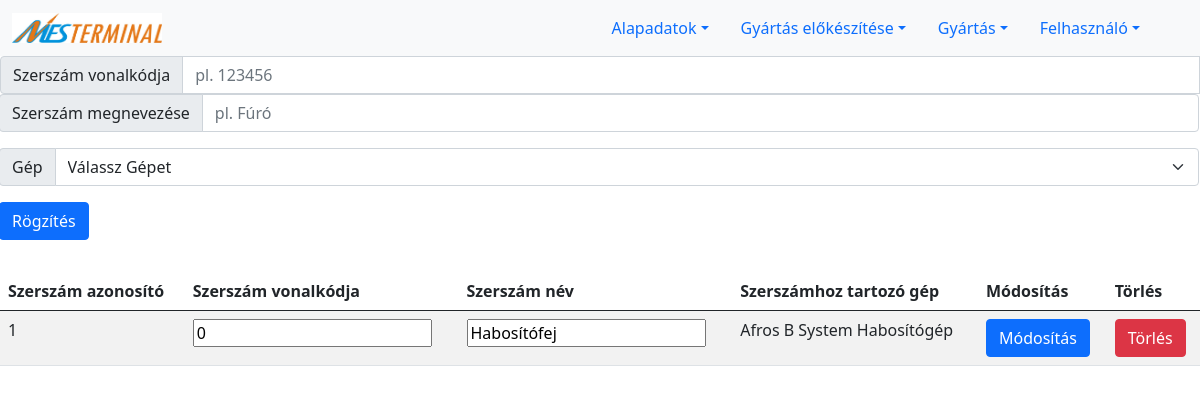
Page /tool.php on the earlier database version.
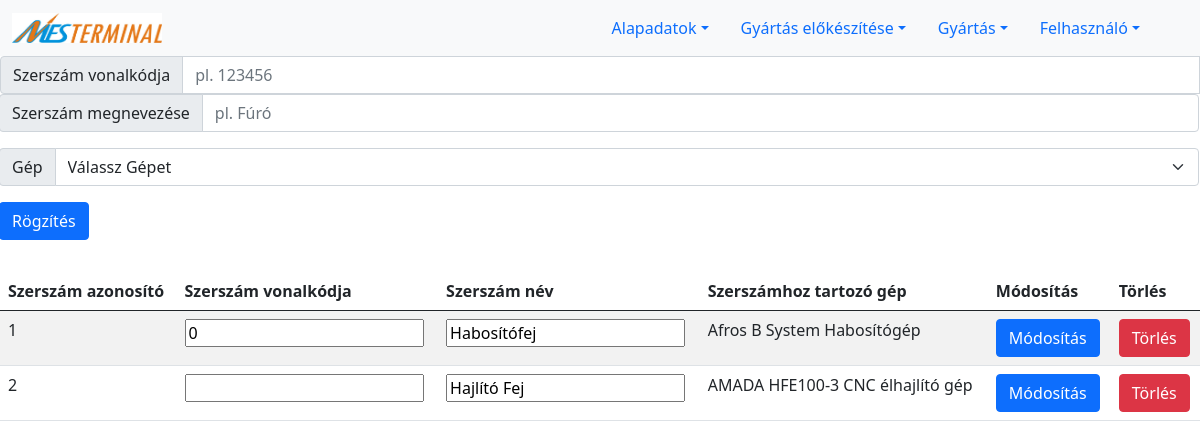
Same page on the later database version.
### tables this page shows
CREATE TABLE `machine_tool` (
  `ID` int(11) NOT NULL,
  `barcode` varchar(11) DEFAULT NULL,
  `machine_ID` int(11) DEFAULT NULL,
  `name` varchar(255) NOT NULL
);

CREATE TABLE `machine` (
  `ID` int(11) NOT NULL,
  `barcode` varchar(11) DEFAULT NULL,
  `name` varchar(255) NOT NULL
);

### tool.php (the view, shortened to what this page needs)
<?php
include_once("connection.php");
if(!isset($_SESSION['aid'])){
    $adminId='';
}
else{
    $adminId=$_SESSION['aid'];
}
if($adminId != 0){
print '
<form action="feldolgozok/newTool.php" method="POST">
<div class="input-group mb-3">
<span class="input-group-text" id="basic-addon1">Szerszám vonalkódja</span>
  <input type="text" name="tool_barcode" class="form-control" placeholder="pl. 123456 ">
<div class="input-group mb-3">
  <span class="input-group-text" id="basic-addon1">Szerszám megnevezése</span>
  <input type="text" name="tool_name" class="form-control" placeholder="pl. Fúró " required>
</div>
<div class="input-group mb-3">
<label class="input-group-text" for="machines">Gép</label>
<select name="machineId" class="form-select" id="machines">
  <option value=" " selected>Válassz Gépet</option>
';
$selectMachines="SELECT * FROM `machine`";
$reultMachines = $conn -> query($selectMachines);
print '
</select>
</div>
<div class="input-group mb-3">
  <input type="submit" value="Rögzítés" class="btn btn-primary">
</div>
</div>
</form>
';
include_once("lists/listTools.php");
}
?>

### lists/listTools.php (shortened to what this page needs)
<?php
include "connection.php";
$sql="SELECT machine_tool.ID as tool_id, machine_tool.barcode as tool_barcode, machine_tool.name as tool_name,
machine.name as machine_name
 from `machine_tool` inner join machine on machine_tool.machine_ID=machine.ID";
$resultSQL = $conn -> query($sql);
if ($resultSQL->num_rows > 0) {
    print '
    <div style="overflow: hidden">
    <table class="table table-striped">
        <thead>
        <tr>
            <th scope="col">Szerszám azonosító</th>
            <th scope="col">Szerszám vonalkódja</th>
            <th scope="col">Szerszám név</th>
            <th scope="col">Szerszámhoz tartozó gép</th>
            <th scope="col">Módosítás</th>
            <th scope="col">Törlés</th>
        </tr>
        </thead>
        <tbody>
        ';
    while($row = $resultSQL->fetch_assoc()) {
        print '
            <tr>
            <form action="feldolgozok/modifyTool.php" method="POST">
            <td>'.$row["tool_id"].'</td>
            <td><input type="text" name="tool_barcode" value="'.$row["tool_barcode"].'"></td>
            <td><input type="text" name="toolName" value="'.$row["tool_name"].'"></td>
            <td>'.$row["machine_name"].'</td>
            <td><Button type="submit" name="toolId" value="'.$row["tool_id"].'" class="btn btn-primary">Módosítás</button></td>
            </form>
            <form action="feldolgozok/deleteTool.php" method="POST">
            <td><Button type="submit" name="toolId" value="'.$row["tool_id"].'" class="btn btn-danger">Törlés</button>
            </form>
            </tr>';
    }
    print '
        </tbody>
        </table>
        </div>';
}
?>

Differences in the rows shown:
added machine_tool: ID "2", toolName "Hajlító Fej", machine_ID.name "AMADA HFE100-3 CNC élhajlító gép"
